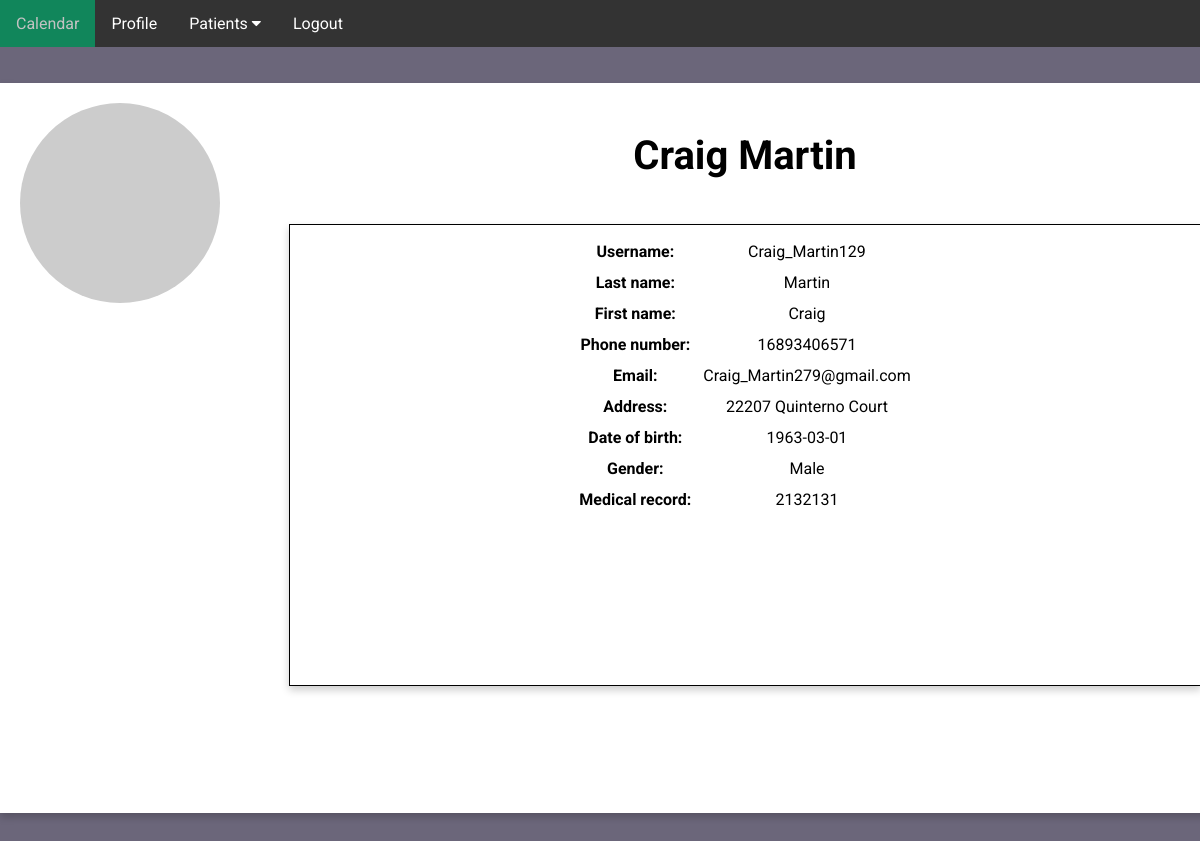
The page /list-patient-profile (signed in) on the database its author committed.
### app/domain/entities.py (models this page shows, shortened)
class Doctor(db.Model):
    __tablename__ = "doctor"
    id = db.Column(db.Integer, primary_key=True)
    username = db.Column(db.String(64), index=True, unique=True)
    first_name = db.Column(db.String(64), index=True)
    last_name = db.Column(db.String(64), index=True)
    phone_number = db.Column(db.Integer, index=True, unique=True)
    email = db.Column(db.String(128), index=True, unique=True)
    address = db.Column(db.String(256), index=True)
    postalcode = db.Column(db.String(256), index=True)
    city = db.Column(db.String(256), index=True)
    state = db.Column(db.String(256), index=True)
    birth_date = db.Column(db.String(128), index=True)
    gender = db.Column(db.String(8), index=True)
    consultation_schedule_office = db.Column(db.String(128), index=True)
    consultation_schedule_away = db.Column(db.String(128), index=True)
    assistants_schedule = db.Column(db.String(128), index=True)
    password_hash = db.Column(db.String(256), index=True)
    medical_proof = db.Column(db.String(256))
    profile_picture = db.Column(db.String(256))
    patients = db.relationship('Patient', backref='doctor')
    consultations = db.relationship('Consultation', backref='doctor')
    def avatar(self, size):
        digest = md5(self.email.lower().encode('utf-8')).hexdigest()
        return 'https://www.gravatar.com/avatar/{}?d=identicon&s={}'.format(
            digest, size)

### app/ui/ui.py (the view)
    @staticmethod
    @app.route('/list-patient-profile')
    def list_patient_profile():
        if "doctor" not in service.session:
            return redirect(url_for('home'))
        doctor = service.get_doctor_by_id(service.session['doctor'])
        return render_template('list-patient-profile.html', doctor=doctor)

### app/repository/database.py (called while the page is built)
    def find_doctor_by_id(self, doctor_id):
        doctor = self.db.session.get(Doctor, doctor_id)
        if doctor is None:
            raise ValueError("Doctor not found")
        return doctor

### app/service/service.py (called while the page is built)
    def get_doctor_by_id(self, doctor_id):
        return self.db.find_doctor_by_id(doctor_id)

### app/ui/ui.py (called while the page is built)
    @staticmethod
    @app.before_request
    def before_request():
        flask.session.permanent = True
        app.permanent_session_lifetime = datetime.timedelta(minutes=5)
        flask.session.modified = True

### app/templates/list-patient-profile.html (shortened to what this page needs)
<!DOCTYPE html>
<html lang="en">
<head>
    <link rel="stylesheet" href="../static/main-style.css">
    <link rel="stylesheet" href="https://cdnjs.cloudflare.com/ajax/libs/font-awesome/4.7.0/css/font-awesome.min.css">
</head>
<body>
    <section class="header">
            <div class="navbar">
                <a href="/medic-home">Calendar</a>
                <a href="/medic-profile">Profile</a>
                <div class="dropdown">
                    <button class="dropbtn">Patients
                        <i class="fa fa-caret-down"></i>
                    </button>
                </div>
                <a href="{{ url_for('logout') }}">Logout</a>
            </div>
            <div class="main-box">
                  <img src="{{ doctor.avatar(128) }}" class="profile-img" alt="{{ doctor.username }}">
                  <h1 class="name">{{doctor.first_name}} {{doctor.last_name}}</h1>
                  <div class="profile-box">
                    <table class="medic-table">
                        <tr>
                            <th>Username:</th>
                            <td>{{doctor.username}}</td>
                        </tr>
                        <tr>
                            <th>Last name:</th>
                            <td>{{doctor.last_name}}</td>
                        </tr>
                        <tr>
                            <th>First name:</th>
                            <td>{{doctor.first_name}}</td>
                        </tr>
                        <tr>
                            <th>Phone number:</th>
                            <td>{{doctor.phone_number}}</td>
                        </tr>
                        <tr>
                            <th>Email:</th>
                            <td>{{doctor.email}}</td>
                        </tr>
                        <tr>
                            <th>Address:</th>
                            <td>{{doctor.address}}</td>
                        </tr>
                        <tr>
                            <th>Date of birth:</th>
                            <td>{{doctor.birth_date}}</td>
                        </tr>
                        <tr>
                            <th>Gender:</th>
                            <td>{{doctor.gender}}</td>
                        </tr>
                        <tr>
                            <th>Medical record:</th>
                            <td>2132131</td>
                        </tr>
                    </table>
                  </div>
            </div>
    </section>
</body>
</html>

### app/static/main-style.css (style rules this page uses)
* { margin: 0; padding: 0; font-family: 'Roboto', sans-serif; }
.header { min-height: 100vh; width: 100%; background-color:#6b667a; background-position: center; background-size: cover; position: relative; overflow: auto; }
.navbar { overflow: auto; background-color: #333; font-family: Arial; }
.navbar a { left: 80px; float: left; font-size: 16px; color: white; text-align: center; padding: 14px 16px; text-decoration: none; }
.dropdown { float: left; overflow: hidden; }
.dropdown .dropbtn { font-size: 16px; border: none; outline: none; color: white; padding: 14px 16px; background-color: inherit; font-family: inherit; margin: 0; }
.main-box { box-shadow: 0 4px 8px 0 rgba(0, 0, 0, 0.2); width: 1480px; height: 720px; position: relative; margin: 3% auto; background: #fff; padding: 5px; text-align: center; }
.name { margin: 3% auto; font-size: 40px; }
.profile-img { width: 200px; position: absolute; top: 20px; left: 20px; border-radius: 50%; }
.profile-box { width: 900px; height: 450px; border: 1px solid #000; box-shadow: 0 4px 8px 0 rgba(0, 0, 0, 0.2); position: relative; margin: 3% auto; background: #fff; padding: 5px; overflow: auto; text-align: center; }
.medic-table, th, td { margin: auto; padding: 5px; }

### rows shown on the page
Doctor: first_name "Craig", last_name "Martin", username "Craig_Martin129", phone_number "16893406571", email "Craig_Martin279@gmail.com", address "22207 Quinterno Court", birth_date "1963-03-01", gender "Male"
